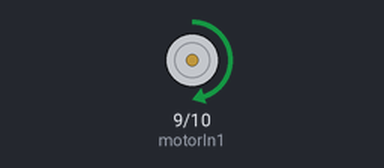
The sketch below on a simulated Arduino Uno, built with avr-gcc and run on an emulated ATmega328P. On the bench: motor-driver pin pairs drawn as motors (green arrow = first pin HIGH = forward, orange = second pin HIGH = backward, longer = more drive).

Above: at 0.5 s.
Timing chart, 0 to 4.6 s (numbered marks = the images above):
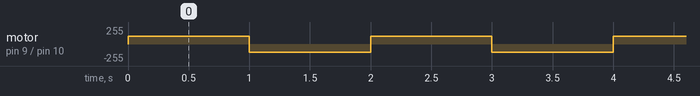

Measured:
- by itself, motor on pin 9 (motorIn1) / pin 10 (motorIn2): alternates forward 120/255 for 1.0 s and backward 120/255 for 1.0 s

The sketch:

M7_DC_MOTOR.ino
```cpp
const int motorIn1 = 9;
const int motorIn2 = 10;

void setup() {
  pinMode(motorIn1, OUTPUT);
  pinMode(motorIn2, OUTPUT);
}

void loop() {
  clockwise(120);        // Adjust speed (0-255)
  delay(1000);           // Adjust delay (in milliseconds)
  counterclockwise(120); // Adjust speed (0-255)
  delay(1000);           // Adjust delay (in milliseconds)
}

void clockwise(int Speed) {
  analogWrite(motorIn1, Speed);
  analogWrite(motorIn2, 0);
}

void counterclockwise(int Speed) {
  analogWrite(motorIn1, 0);
  analogWrite(motorIn2, Speed);
}
```
